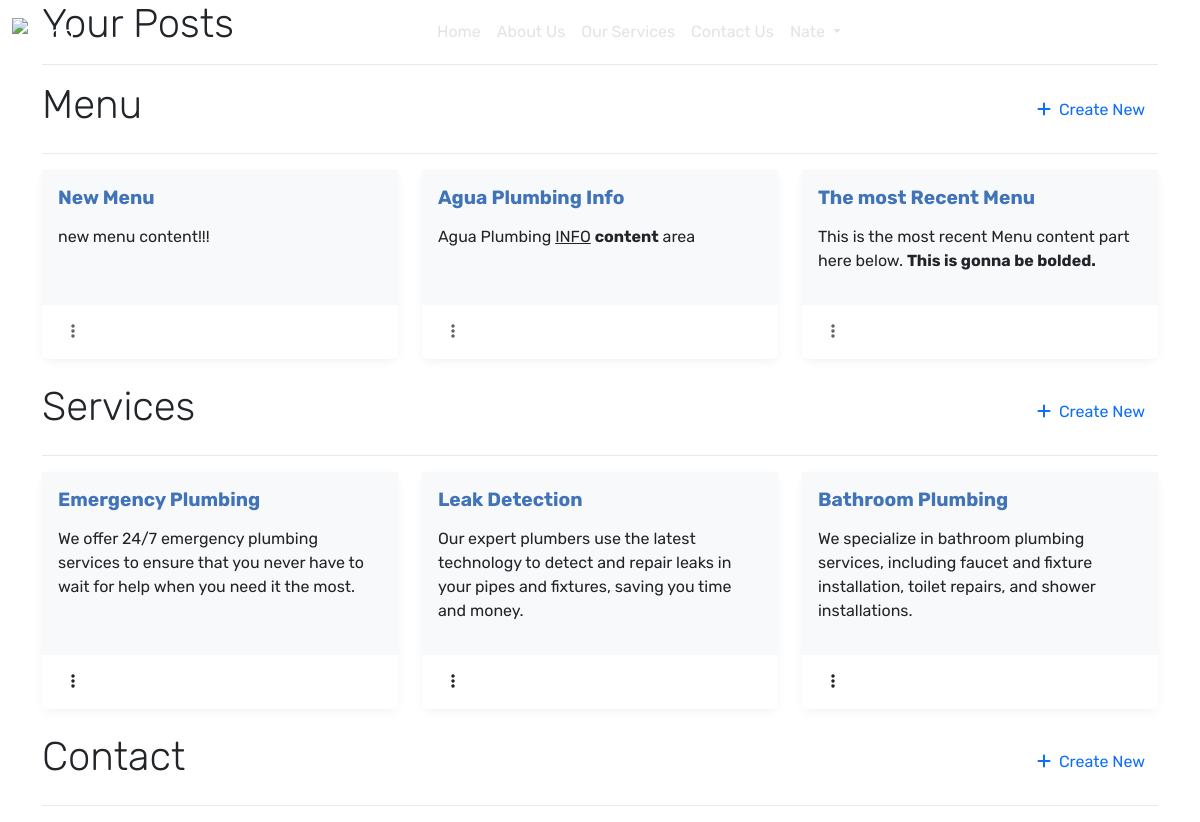
The app's page /menulist/ (signed in), older data.
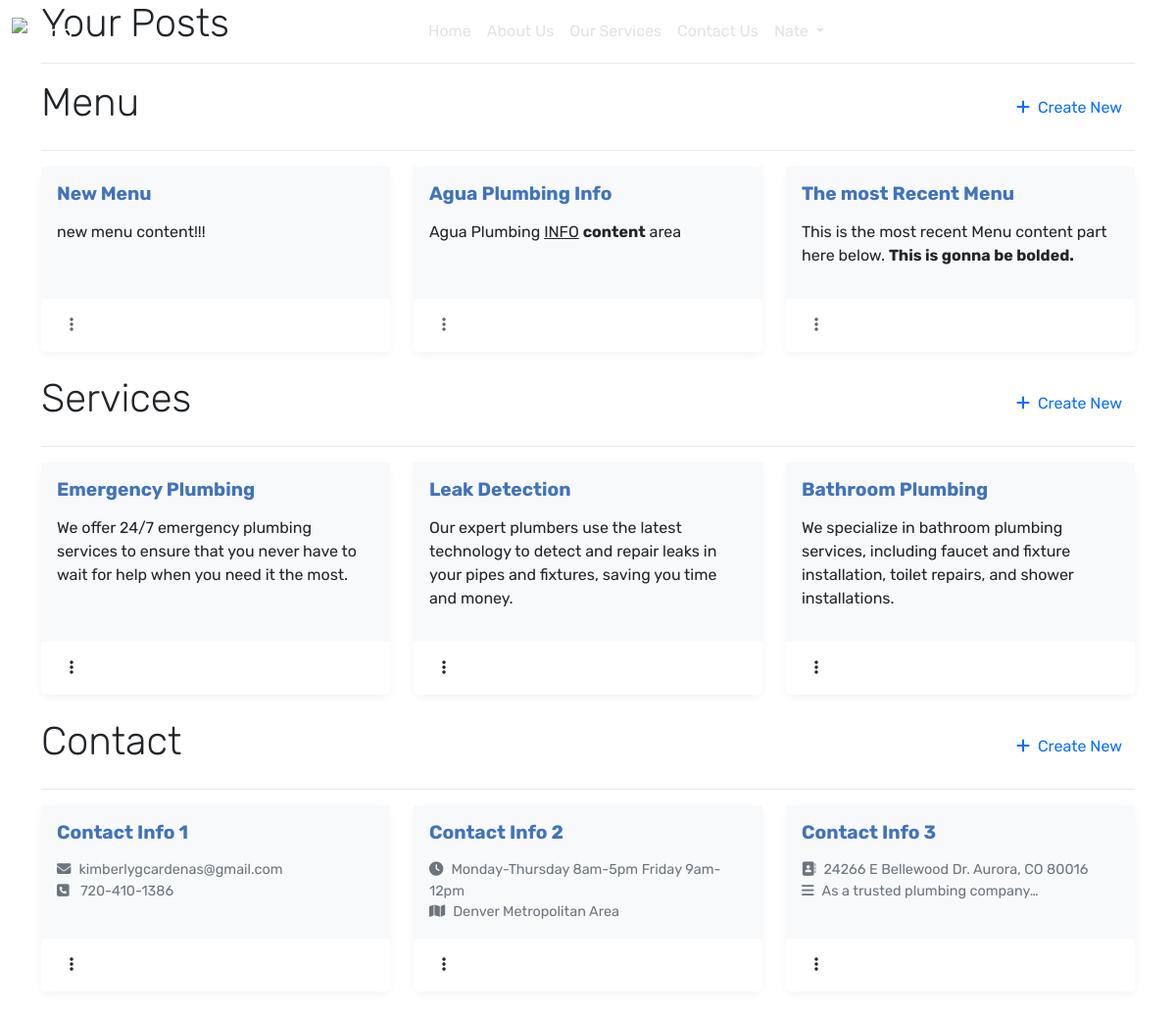
The same page, newer data.
### base/models.py (models this page shows, shortened)
class Menu(models.Model):
    title = models.CharField(max_length=100)
    content = RichTextUploadingField(blank=True, null=True)
    author = models.ForeignKey(User, on_delete= models.CASCADE)
    snippet = models.CharField(max_length=100)
    created_at = models.DateTimeField(auto_now_add= True)
    updated_at = models.DateTimeField(auto_now=True)
    slug = models.SlugField(unique=True)

class Service(models.Model):
    title = models.CharField(max_length=100)
    content = RichTextUploadingField(blank=True, null=True)
    author = models.ForeignKey(User, on_delete= models.CASCADE)
    card_number = models.IntegerField(validators=[MaxValueValidator(3)], default=0)
    created_at = models.DateTimeField(auto_now_add= True)
    updated_at = models.DateTimeField(auto_now=True)
    slug = models.SlugField(unique=True)

class Contact(models.Model):
    title = models.CharField(max_length=100)
    address = models.CharField(max_length=255)
    email = models.CharField(max_length=255)
    phone_number = models.CharField(max_length=50)
    business_hours = models.TextField()
    service_area = models.CharField(max_length=150, default='Denver Metropolitan Area')
    content = models.TextField(blank=True, null=True)
    author = models.ForeignKey(User, on_delete=models.CASCADE)
    created_at = models.DateTimeField(auto_now_add= True)
    updated_at = models.DateTimeField(auto_now=True)
    slug = models.SlugField(unique=True)

### base/views.py (the view)
# urls.py: path('menulist/', MenuListView.as_view(), name='menu-list'),
class MenuListView(LoginRequiredMixin, TemplateView):
    template_name = 'menu/menu-list.html'
    def get_context_data(self, **kwargs):
        context = super().get_context_data(**kwargs)
        context['menulist'] = Menu.objects.all()
        context['aboutus'] = About.objects.first()
        context['services'] = Service.objects.all()
        context['contacts'] = Contact.objects.all()
        return context

### base/templates/menu/menu-list.html (shortened to what this page needs)
{% extends "base.html" %}
{% block content %}
<div class="container">
    <h1 class="fw-lighter">Your Posts</h1>
    <hr>
    <section class="menu">
        <div class="d-flex justify-content-between">
            <h1 class="fw-light">Menu</h1>
            <a class="btn text-primary rounded-5 pt-3" href="{% url 'create-menu' %}"><i class="fa-solid fa-plus me-2"></i>Create New</a>
        </div>
        <hr>
        <div class="row row-cols-1 row-cols-md-3 g-4">
            {% for menu in menulist %}
            <div class="col">
                <div class="card project-card h-100">
                    <div class="card-body">
                        <a class="text-decoration-none" href="{% url 'menu-update' menu.slug %}"><h5 class="card-title">{{menu.title}}</h5></a>
                        <p class="card-text">{{menu.content|safe}}</p>
                    </div>
                    <div class="card-footer bg-white">
                        <div class="d-flex justify-content-between align-items-center">
                            <div class="text-muted">
                                <div class="btn-group me-auto">
                                    <button class="btn rounded-5 bg-outline-secondary" type="button" id="triggerId" data-bs-toggle="dropdown"
                                        aria-haspopup="true" aria-expanded="false">
                                        <i class="fa-solid fa-ellipsis-vertical"></i>
                                    </button>
                                </div>
                            </div>
                        </div>
                    </div>
                </div>
            </div>
            {% endfor %}
        </div>
    </section>
    <section class="service mt-4">
        <div class="d-flex justify-content-between">
            <h1 class="fw-light">Services</h1>
            <a class="btn text-primary rounded-5 pt-3" href="{% url 'create-service' %}"><i
                    class="fa-solid fa-plus me-2"></i>Create New</a>
        </div>
        <hr>
        <div class="row row-cols-1 row-cols-md-3 g-4">
            {% for service in services %}
            <div class="col">
                <div class="card project-card h-100">
                    <div class="card-body">
                        <a class="text-decoration-none" href="{% url 'service-update' service.slug %}"><h5 class="card-title">{{service.title}}</h5></a>
                        <p class="card-text">{{service.content|safe}}</p>
                    </div>
                    <div class="card-footer bg-white">
                        <div class="d-flex justify-content-between align-items-center">
                            <div class="d-flex align-items-center">
                                <div class="btn-group me-auto">
                                    <button class="btn rounded-5 bg-outline-secondary" type="button" id="triggerId" data-bs-toggle="dropdown"
                                        aria-haspopup="true" aria-expanded="false">
                                        <i class="fa-solid fa-ellipsis-vertical"></i>
                                    </button>
                                </div>
                            </div>
                        </div>
                    </div>
                </div>
            </div>
            {% endfor %}
        </div>
    </section>
    <section class="service mt-4 mb-3">
        <div class="d-flex justify-content-between">
            <h1 class="fw-light">Contact</h1>
            <a class="btn text-primary rounded-5 pt-3" href="{% url 'create-contact' %}"><i
                    class="fa-solid fa-plus me-2"></i>Create New</a>
        </div>
        <hr>
        <div class="row row-cols-1 row-cols-md-3 g-4 mb-4">
            {% for contact in contacts %}
            <div class="col">
                <div class="card project-card h-100">
                    <div class="card-body">
                        <a class="text-decoration-none" href="{% url 'contact-update' contact.slug %}">
                            <h5 class="card-title">{{contact.title}} 1</h5>
                        </a>
                        <p class="card-text"><i class="fa-solid fa-envelope me-2"></i>{{contact.email}} <br> <i
                                class="fa fa-phone-square me-2" aria-hidden="true"></i> {{contact.phone_number}}</p>
                    </div>
                    <div class="card-footer">
                        <div class="btn-group me-auto">
                            <button class="btn rounded-5 bg-outline-secondary" type="button" id="triggerId" data-bs-toggle="dropdown"
                                aria-haspopup="true" aria-expanded="false">
                                <i class="fa-solid fa-ellipsis-vertical"></i>
                            </button>
                        </div>
                    </div>
                </div>
            </div>
            {% endfor %}
            {% for contact in contacts %}
            <div class="col">
                <div class="card project-card h-100">
                    <div class="card-body">
                        <a class="text-decoration-none" href="{% url 'contact-update' contact.slug %}">
                            <h5 class="card-title">{{contact.title}} 2</h5>
                        </a>
                        <p class="card-text"><i class="fa-solid fa-clock me-2"></i>{{contact.business_hours}} <br><i
                                class="fa-solid fa-map me-2"></i>{{contact.service_area}} <br></p>
                    </div>
                    <div class="card-footer">
                        <div class="btn-group me-auto">
                            <button class="btn rounded-5 bg-outline-secondary" type="button" id="triggerId" data-bs-toggle="dropdown"
                                aria-haspopup="true" aria-expanded="false">
                                <i class="fa-solid fa-ellipsis-vertical"></i>
                            </button>
                        </div>
                    </div>
                </div>
            </div>
            {% endfor %}
            {% for contact in contacts %}
            <div class="col">
                <div class="card project-card h-100">
                    <div class="card-body">
                        <a class="text-decoration-none" href="{% url 'contact-update' contact.slug %}">
                            <h5 class="card-title">{{contact.title}} 3</h5>
                        </a>
                        <p class="card-text"><i class="fa-solid fa-address-book me-2"></i>{{contact.address}} <br><i
                                class="fa-solid fa-bars me-2"></i>{{contact.content|truncatechars:30}} <br></p>
                    </div>
                    <div class="card-footer">
                        <div class="btn-group me-auto">
                            <button class="btn rounded-5 bg-outline-secondary" type="button" id="triggerId" data-bs-toggle="dropdown"
                                aria-haspopup="true" aria-expanded="false">
                                <i class="fa-solid fa-ellipsis-vertical"></i>
                            </button>
                        </div>
                    </div>
                </div>
            </div>
            {% endfor %}
        </div>
    </section>
</div>
{% endblock content %}

### templates/base.html (shortened to what this page needs)
{% load static %}
<!DOCTYPE html>
<html lang="en">
<head>
    <link href="https://cdn.jsdelivr.net/npm/bootstrap@5.3.0-alpha1/dist/css/bootstrap.min.css" rel="stylesheet"
>
    <link href="{% static 'fontawesomefree/css/fontawesome.css' %}" rel="stylesheet" type="text/css">
    <link href="{% static 'fontawesomefree/css/brands.css' %}" rel="stylesheet" type="text/css">
    <link href="{% static 'fontawesomefree/css/solid.css' %}" rel="stylesheet" type="text/css">
    <link rel="stylesheet" href="{% static 'styles/main.css' %}">
</head>
<body>
    {% include "navbar.html" %}
    {% block content %}
    {% endblock content %}
</body>
</html>

### templates/navbar.html (shortened to what this page needs)
<nav class="navbar navbar-expand-lg navbar-dark fixed-top">
    <div class="container-fluid">
        <a class="navbar-brand" href="/">
            <img src="/media/images/logo.png" alt="Logo" height="75px" width="125px" class="img-fluid">
        </a>
        <div class="collapse navbar-collapse justify-content-end" id="navbarNav">
            <ul class="navbar-nav">
                <li class="nav-item">
                    <a class="nav-link {% if request.resolver_match.url_name == 'Home' %}active{% endif %}" href="{% url 'Home' %}">Home</a>
                </li>
                <li class="nav-item">
                    <a class="nav-link" href="#">About Us</a>
                </li>
                <li class="nav-item">
                    <a class="nav-link" href="#">Our Services</a>
                </li>
                <li class="nav-item">
                    <a class="nav-link {% if request.resolver_match.url_name == 'contact-detail' %}active{% endif %}" href="{% url 'contact-detail' %}">Contact Us</a>
                </li>
                <li class="nav-item dropdown">
                    {% if request.user.is_authenticated %}
                    <a class="nav-link dropdown-toggle" href="#" id="navbarDropdownMenuLink" role="button"
                        data-bs-toggle="dropdown" aria-expanded="false">
                        {{request.user.username | title }}
                    </a>
                    {% endif %}
                </li>
            </ul>
        </div>
    </div>
</nav>

### static/styles/main.css (style rules this page uses)
body { background-size: cover; background-repeat: no-repeat; background-position: center; font-family: 'Rubik', sans-serif, 'Spartan', sans-serif, 'Reenie Beanie', cursive; }
hr { border-color: #a8acb0; }
.card { border: none; }
.card-body { background-color: #f8f9fa; }
.card-title { font-size: 24px; font-weight: 600; color: #212529; margin-bottom: 10px; }
.card-text { font-size: 14px; color: #6c757d; margin-bottom: 20px; }
.project-card { border: none; border-radius: 10px; box-shadow: 0px 3px 10px rgba(0, 0, 0, 0.05); transition: all 0.2s ease-in-out; }
.card-title { color: #4173B9; font-size: 1.2rem; font-weight: bold; margin-bottom: 1rem; }
.card-text { color: #6c757d; font-size: 0.9rem; margin-bottom: 1rem; }
.card-footer { border-top: none; background-color: #fff; }
.card-footer .d-flex { justify-content: space-between; align-items: center; }
.navbar-brand { padding: 0.5rem 0; }
.navbar-nav { margin: 0 auto; display: flex; flex-direction: row; justify-content: center; }
.nav-link { padding: 0.5rem 1rem; color: #e6e2e2; }
.navbar-collapse { justify-content: flex-end; }
.text-muted { opacity: 0.7; }
.navbar.fixed-top { transition: all 0.5s ease-in-out; }

Row changes from the older to the newer data that the page shows:
added Contact: title "Contact Info", email "kimberlygcardenas@gmail.com", phone_number "720-410-1386", business_hours "Monday-Thursday 8am-5pm Friday 9am-12pm", service_area "Denver Metropolitan Area", address "24266 E Bellewood Dr. Aurora, CO 80016", content "As a trusted plumbing company…"
